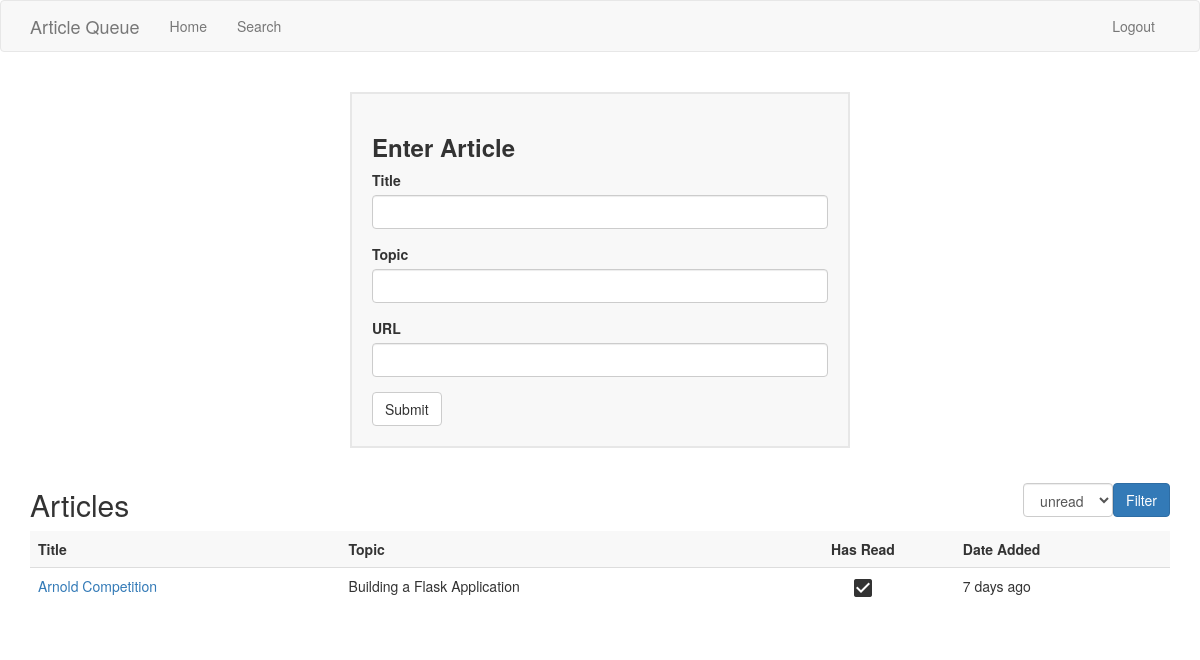
The page /index (signed in) on the database as committed earlier.
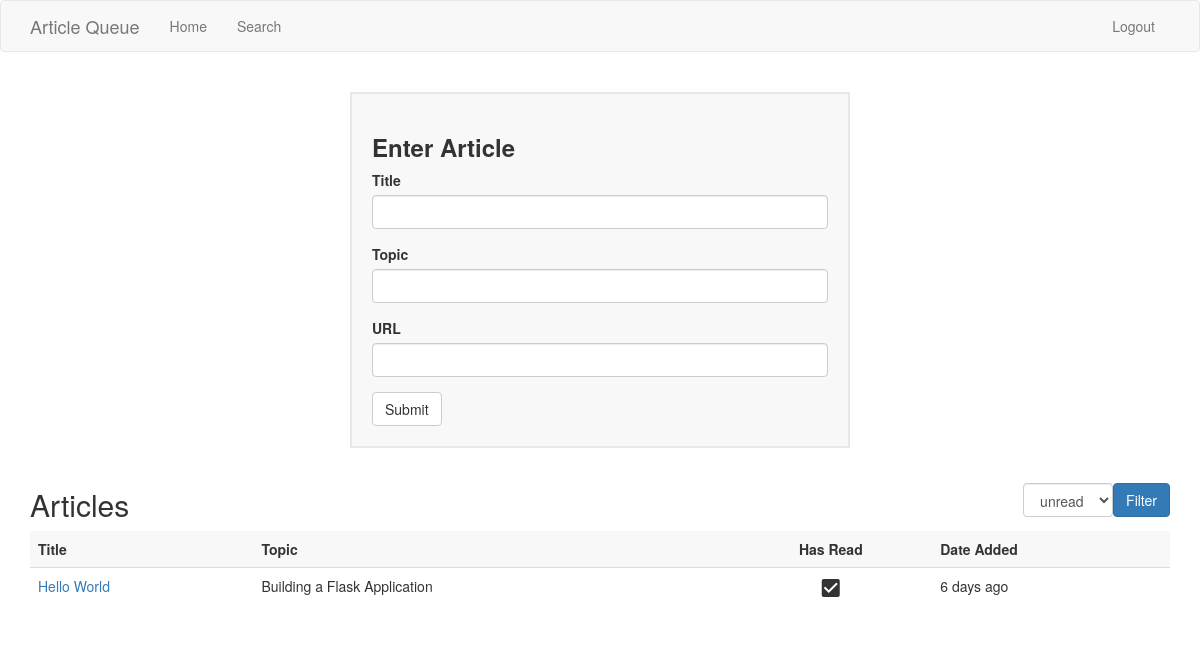
The same page on the database as committed later.
### app/models.py (models this page shows, shortened)
class Article(db.Model):
    id = db.Column(db.Integer, primary_key=True)
    title = db.Column(db.String(120), index=True)
    topic = db.Column(db.String(140), index=True)
    url = db.Column(db.String(120))
    timestamp = db.Column(db.DateTime, index=True, default=datetime.utcnow)
    has_read = db.Column(db.Boolean, default=False)
    user_id = db.Column(db.Integer, db.ForeignKey('user.id'))

### app/routes.py (the view)
@app.route('/', methods=['GET', 'POST'])
@app.route('/index', methods=['GET', 'POST'])
@login_required
def index():
    form = ArticleForm()
    filter = request.args.get('filter')
    articles = current_user.articles.order_by(Article.timestamp.desc()).all()
    if filter == 'read':
      article_query = current_user.articles.order_by(Article.timestamp.desc()).filter_by(has_read=True)
      articles = [ article for article in article_query ]
    elif filter == 'unread':
      article_query = current_user.articles.order_by(Article.timestamp.desc()).filter_by(has_read=False)
      articles = [ article for article in article_query ]
    if form.validate_on_submit():
      article = Article(title=form.title.data, topic=form.topic.data, url=form.url.data, author=current_user)
      db.session.add(article)
      db.session.commit()
      flash('You added a new article')
      return redirect(url_for('index'))
    return  render_template('index.html', form=form, articles=articles, filter=filter)

### app/forms.py
class ArticleForm(FlaskForm):
    title = StringField('Title', validators=[DataRequired()])
    topic = StringField('Topic', validators=[DataRequired()])
    url = StringField('URL', validators=[DataRequired(), URL()])
    submit = SubmitField('Submit')

### app/models.py (called while the page is built)
@login.user_loader
def load_user(id):
    return User.query.get(int(id))

### app/templates/index.html (shortened to what this page needs)
{% extends "base.html" %} {% import 'bootstrap/wtf.html' as wtf %} {% block
page_content %}
<div>
  <div
    class="card"
  >
    <h3 class="card-title">Enter Article</h5>
    {{ wtf.quick_form(form) }}
  </div>
  {% if articles %}
    <div style="margin-top: 20px;">
      <div class="table-title">
        <h2>Articles</h2>
        {% include 'subtemplates/filter_form.html' %}
      </div>
      <table class="table">
        <thead class="table-header">
          <tr>
            <td>Title</td>
            <td>Topic</td>
            <td class="has-read-column">Has Read</td>
            <td>Date Added</td>
          </tr>
        </thead>
        <tbody class="article-list-body">
          {% for article in articles %}
            {% include 'subtemplates/article.html' %}
          {% endfor %}
        </tbody>
      </table>
    </div>
  {% else %}
  <div class="table-title">
    <div></div>
    {% include 'subtemplates/filter_form.html' %}
  </div>
  {% endif %}
  {% endblock %}

### app/templates/subtemplates/article.html
{% block body %}
<tr class="article-row" id="{{ url_for( 'article', id=article.id ) }}">
  <td>
    <a href="{{ article.url }}" target="_blank">{{ article.title }}</a>
  </td>
  <td>{{ article.topic }}</td>
  <td class="has-read-column">
    {% if article.has_read %}
    <span class="material-icons"> check_box </span>
    {% else %}
    <span class="material-icons">check_box_outline_blank</span>
    {% endif %}
  </td>
  <td>{{ moment(article.timestamp).fromNow() }}</td>
</tr>
{% endblock %}

Rows that differ between the two databases and show on the page:
changed Article "Building a Flask Application": title "Arnold Competition" → "Hello World"; timestamp "7 days ago" → "6 days ago"
